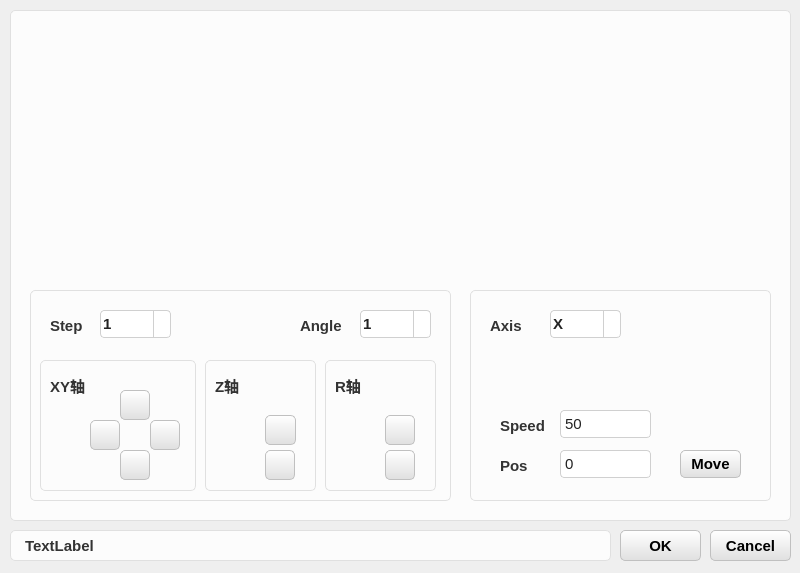
<?xml version="1.0" encoding="UTF-8"?>
<ui version="4.0">
 <class>MotionDialog</class>
 <widget class="QDialog" name="MotionDialog">
  <property name="geometry">
   <rect>
    <x>0</x>
    <y>0</y>
    <width>800</width>
    <height>573</height>
   </rect>
  </property>
  <property name="windowTitle">
   <string>Dialog</string>
  </property>
  <property name="styleSheet">
   <string notr="true">/* ================== QPushButton &amp; QToolButton 开始 ================== */

/* 按钮默认状态 */
QPushButton, QToolButton {
    border: 1px solid #c0c0c0;      
    background: qlineargradient(x1:0, y1:0, x2:0, y2:1, stop:0 #ffffff, stop:1 #e0e0e0);
    border-radius: 5px; 
    outline: none;                  
    padding: 0px;                   
}

/* 按钮鼠标悬停时 */
QPushButton:hover, QToolButton:hover {
    border: 1px solid #a0a0a0;      
    background: qlineargradient(x1:0, y1:0, x2:0, y2:1, stop:0 #ffffff, stop:1 #d0d0d0);
}

/* 按钮鼠标按下时 */
QPushButton:pressed, QToolButton:pressed {
    border: 1px solid #808080;      
    background: qlineargradient(x1:0, y1:0, x2:0, y2:1, stop:0 #d0d0d0, stop:1 #e0e0e0);
}

/* ================== QLineEdit 开始 ================== */

/* 默认状态 */
QLineEdit {
    background-color: #ffffff;
    border: 1px solid #D0D0D0;     
    border-radius: 4px;            
    padding: 2px 2px;              
    color: #222222;                
    min-height: 20px;              
}

/* 获得焦点时 */
QLineEdit:focus {
    border: 1px solid #007AFF;     
    background-color: #E8F4FF;     
}

/* 禁用状态 */
QLineEdit:disabled {
    background-color: #eef1f5;     
    color: #9aa0a6;                
    border: 1px solid #d3d8e0;     
}

/* ================== QTableWidget 开始 ================== */

QTableWidget {
    background-color: #ffffff;
    border: 1px solid #c8cdd6;
    border-radius: 5px;
    gridline-color: #eef1f5;
    selection-background-color: #eef1f5;
    color: #222222;
}

QTableWidget::item {
    padding: 2px 2px;
}

/* 表头样式（补充了右侧分割线） */
QHeaderView::section {
    background-color: #ffffff;
    border: none;
    border-bottom: 1px solid #c8cdd6;
    border-right: 1px solid #eef1f5; /* ⚠️ 新增：给表头加上右侧分割线，区分不同列 */
    padding: 2px 2px;
    color: #222222;
}

/* ================== QGroupBox 开始 ================== */

QGroupBox {
    border: 1px solid #E0E0E0; 
    border-radius: 5px; 
    background-color: #FCFCFC; 
    margin-top: 10px; /* ⚠️ 新增：给标题留出一点顶部空间 */
}

/* 分组框标题（补充了左右内边距） */
QGroupBox::title {
    subcontrol-origin: margin;
    subcontrol-position: top left;
    color: #333333;
    font-weight: bold;
    background-color: #FCFCFC; 
    padding: 0 5px; /* ⚠️ 新增：左右留出 5px 空间，让遮盖边框的效果更自然，文字不贴边 */
}

/* ================== QLabel 开始 ================== */

QLabel {
    color: #333333;           /* 与 QGroupBox::title 保持一致的深灰色 */
    font-weight: bold;        /* 保持相同的加粗效果（如果是普通文本可去掉这行） */
    background-color: #FCFCFC; /* 与分组框背景色一致 */
    border: 1px solid #E0E0E0; /* 相同的边框颜色和粗细 */
    border-radius: 5px;       /* 相同的圆角 */
    padding: 6px 10px;        /* 适当的内边距，让文字不贴边，视觉上更舒适 */
}

/* ================== QComboBox 开始 ================== */

/* 默认状态 */
QComboBox {
    background-color: #ffffff;
    border: 1px solid #D0D0D0;     
    border-radius: 4px;            
    padding: 2px 2px;              
    color: #222222;                
    min-height: 20px;
	font-weight: bold;             /* 加上这一行，文字就加粗了 */              
}

/* 获得焦点时 */
QComboBox:focus {
    border: 1px solid #007AFF;     
    background-color: #E8F4FF;     
}

/* 禁用状态 */
QComboBox:disabled {
    background-color: #eef1f5;     
    color: #9aa0a6;                
    border: 1px solid #d3d8e0;     
}

/* 右侧下拉按钮区域 */
QComboBox::drop-down {
    width: 16px;
    border-left: 1px solid #D0D0D0;
    border-top-right-radius: 4px;
    border-bottom-right-radius: 4px;
}

/* 使用自定义图片作为下拉箭头 */
QComboBox::down-arrow {
    image: url(:/MachineCore/Icon/fa_0xf107.png); /* 替换为你的资源路径 */
    width: 10px;                        /* 建议设置合适的宽高 */
    height: 10px;
}

</string>
  </property>
  <widget class="QLabel" name="label_Info">
   <property name="geometry">
    <rect>
     <x>10</x>
     <y>530</y>
     <width>601</width>
     <height>31</height>
    </rect>
   </property>
   <property name="font">
    <font>
     <pointsize>11</pointsize>
     <weight>75</weight>
     <bold>true</bold>
    </font>
   </property>
   <property name="text">
    <string>TextLabel</string>
   </property>
  </widget>
  <widget class="QGroupBox" name="groupBox">
   <property name="geometry">
    <rect>
     <x>10</x>
     <y>0</y>
     <width>781</width>
     <height>521</height>
    </rect>
   </property>
   <property name="title">
    <string/>
   </property>
   <widget class="QGroupBox" name="groupBox_2">
    <property name="geometry">
     <rect>
      <x>20</x>
      <y>280</y>
      <width>421</width>
      <height>221</height>
     </rect>
    </property>
    <property name="title">
     <string/>
    </property>
    <widget class="QComboBox" name="comboBox_Step">
     <property name="geometry">
      <rect>
       <x>70</x>
       <y>30</y>
       <width>71</width>
       <height>28</height>
      </rect>
     </property>
     <property name="font">
      <font>
       <pointsize>11</pointsize>
       <weight>75</weight>
       <bold>true</bold>
      </font>
     </property>
     <item>
      <property name="text">
       <string>1</string>
      </property>
     </item>
     <item>
      <property name="text">
       <string>5</string>
      </property>
     </item>
     <item>
      <property name="text">
       <string>10</string>
      </property>
     </item>
     <item>
      <property name="text">
       <string>50</string>
      </property>
     </item>
     <item>
      <property name="text">
       <string>100</string>
      </property>
     </item>
    </widget>
    <widget class="QLabel" name="label_Step">
     <property name="geometry">
      <rect>
       <x>20</x>
       <y>30</y>
       <width>41</width>
       <height>31</height>
      </rect>
     </property>
     <property name="font">
      <font>
       <pointsize>11</pointsize>
       <weight>75</weight>
       <bold>true</bold>
      </font>
     </property>
     <property name="styleSheet">
      <string notr="true">color: #333333;           /* 与 QGroupBox::title 保持一致的深灰色 */
font-weight: bold;        /* 保持相同的加粗效果（如果是普通文本可去掉这行） */
background-color: #FCFCFC; /* 与分组框背景色一致 */
border: 0px solid #E0E0E0; /* 相同的边框颜色和粗细 */
border-radius: 5px;       /* 相同的圆角 */
padding: 0px 0px;        /* 适当的内边距，让文字不贴边，视觉上更舒适 */</string>
     </property>
     <property name="text">
      <string>Step</string>
     </property>
    </widget>
    <widget class="QGroupBox" name="groupBox_4">
     <property name="geometry">
      <rect>
       <x>10</x>
       <y>70</y>
       <width>156</width>
       <height>141</height>
      </rect>
     </property>
     <property name="title">
      <string/>
     </property>
     <widget class="QPushButton" name="pushButton_IncX">
      <property name="geometry">
       <rect>
        <x>80</x>
        <y>100</y>
        <width>30</width>
        <height>30</height>
       </rect>
      </property>
      <property name="font">
       <font>
        <pointsize>11</pointsize>
        <weight>75</weight>
        <bold>true</bold>
       </font>
      </property>
      <property name="text">
       <string/>
      </property>
      <property name="icon">
       <iconset resource="../MachineCore.qrc">
        <normaloff>:/MachineCore/Icon/fa_0xf0dd.png</normaloff>:/MachineCore/Icon/fa_0xf0dd.png</iconset>
      </property>
     </widget>
     <widget class="QPushButton" name="pushButton_IncY">
      <property name="geometry">
       <rect>
        <x>50</x>
        <y>70</y>
        <width>30</width>
        <height>30</height>
       </rect>
      </property>
      <property name="font">
       <font>
        <pointsize>11</pointsize>
        <weight>75</weight>
        <bold>true</bold>
       </font>
      </property>
      <property name="text">
       <string/>
      </property>
      <property name="icon">
       <iconset resource="../MachineCore.qrc">
        <normaloff>:/MachineCore/Icon/fa_0xf0d9.png</normaloff>:/MachineCore/Icon/fa_0xf0d9.png</iconset>
      </property>
     </widget>
     <widget class="QPushButton" name="pushButton_DecX">
      <property name="geometry">
       <rect>
        <x>80</x>
        <y>40</y>
        <width>30</width>
        <height>30</height>
       </rect>
      </property>
      <property name="font">
       <font>
        <pointsize>11</pointsize>
        <weight>75</weight>
        <bold>true</bold>
       </font>
      </property>
      <property name="text">
       <string/>
      </property>
      <property name="icon">
       <iconset resource="../MachineCore.qrc">
        <normaloff>:/MachineCore/Icon/fa_0xf0d8.png</normaloff>:/MachineCore/Icon/fa_0xf0d8.png</iconset>
      </property>
     </widget>
     <widget class="QPushButton" name="pushButton_DecY">
      <property name="geometry">
       <rect>
        <x>110</x>
        <y>70</y>
        <width>30</width>
        <height>30</height>
       </rect>
      </property>
      <property name="font">
       <font>
        <pointsize>11</pointsize>
        <weight>75</weight>
        <bold>true</bold>
       </font>
      </property>
      <property name="text">
       <string/>
      </property>
      <property name="icon">
       <iconset resource="../MachineCore.qrc">
        <normaloff>:/MachineCore/Icon/fa_0xf0da.png</normaloff>:/MachineCore/Icon/fa_0xf0da.png</iconset>
      </property>
     </widget>
     <widget class="QLabel" name="label_Step_2">
      <property name="geometry">
       <rect>
        <x>10</x>
        <y>20</y>
        <width>41</width>
        <height>31</height>
       </rect>
      </property>
      <property name="font">
       <font>
        <pointsize>11</pointsize>
        <weight>75</weight>
        <bold>true</bold>
       </font>
      </property>
      <property name="styleSheet">
       <string notr="true">color: #333333;           /* 与 QGroupBox::title 保持一致的深灰色 */
font-weight: bold;        /* 保持相同的加粗效果（如果是普通文本可去掉这行） */
background-color: #FCFCFC; /* 与分组框背景色一致 */
border: 0px solid #E0E0E0; /* 相同的边框颜色和粗细 */
border-radius: 5px;       /* 相同的圆角 */
padding: 0px 0px;        /* 适当的内边距，让文字不贴边，视觉上更舒适 */</string>
      </property>
      <property name="text">
       <string>XY轴</string>
      </property>
     </widget>
    </widget>
    <widget class="QGroupBox" name="groupBox_5">
     <property name="geometry">
      <rect>
       <x>175</x>
       <y>70</y>
       <width>111</width>
       <height>141</height>
      </rect>
     </property>
     <property name="title">
      <string/>
     </property>
     <widget class="QPushButton" name="pushButton_DecZ">
      <property name="geometry">
       <rect>
        <x>60</x>
        <y>100</y>
        <width>30</width>
        <height>30</height>
       </rect>
      </property>
      <property name="font">
       <font>
        <pointsize>11</pointsize>
        <weight>75</weight>
        <bold>true</bold>
       </font>
      </property>
      <property name="text">
       <string/>
      </property>
      <property name="icon">
       <iconset resource="../MachineCore.qrc">
        <normaloff>:/MachineCore/Icon/fa_0xf0dd.png</normaloff>:/MachineCore/Icon/fa_0xf0dd.png</iconset>
      </property>
     </widget>
     <widget class="QPushButton" name="pushButton_IncZ">
      <property name="geometry">
       <rect>
        <x>60</x>
        <y>65</y>
        <width>31</width>
        <height>30</height>
       </rect>
      </property>
      <property name="font">
       <font>
        <pointsize>11</pointsize>
        <weight>75</weight>
        <bold>true</bold>
       </font>
      </property>
      <property name="text">
       <string/>
      </property>
      <property name="icon">
       <iconset resource="../MachineCore.qrc">
        <normaloff>:/MachineCore/Icon/fa_0xf0d8.png</normaloff>:/MachineCore/Icon/fa_0xf0d8.png</iconset>
      </property>
     </widget>
     <widget class="QLabel" name="label_Step_3">
      <property name="geometry">
       <rect>
        <x>10</x>
        <y>20</y>
        <width>41</width>
        <height>31</height>
       </rect>
      </property>
      <property name="font">
       <font>
        <pointsize>11</pointsize>
        <weight>75</weight>
        <bold>true</bold>
       </font>
      </property>
      <property name="styleSheet">
       <string notr="true">color: #333333;           /* 与 QGroupBox::title 保持一致的深灰色 */
font-weight: bold;        /* 保持相同的加粗效果（如果是普通文本可去掉这行） */
background-color: #FCFCFC; /* 与分组框背景色一致 */
border: 0px solid #E0E0E0; /* 相同的边框颜色和粗细 */
border-radius: 5px;       /* 相同的圆角 */
padding: 0px 0px;        /* 适当的内边距，让文字不贴边，视觉上更舒适 */</string>
      </property>
      <property name="text">
       <string>Z轴</string>
      </property>
     </widget>
    </widget>
    <widget class="QGroupBox" name="groupBox_6">
     <property name="geometry">
      <rect>
       <x>295</x>
       <y>70</y>
       <width>111</width>
       <height>141</height>
      </rect>
     </property>
     <property name="title">
      <string/>
     </property>
     <widget class="QPushButton" name="pushButton_IncY_2">
      <property name="geometry">
       <rect>
        <x>60</x>
        <y>65</y>
        <width>30</width>
        <height>30</height>
       </rect>
      </property>
      <property name="font">
       <font>
        <pointsize>11</pointsize>
        <weight>75</weight>
        <bold>true</bold>
       </font>
      </property>
      <property name="text">
       <string/>
      </property>
      <property name="icon">
       <iconset resource="../MachineCore.qrc">
        <normaloff>:/MachineCore/Icon/fa_0xf0e2.png</normaloff>:/MachineCore/Icon/fa_0xf0e2.png</iconset>
      </property>
     </widget>
     <widget class="QPushButton" name="pushButton_DecY_2">
      <property name="geometry">
       <rect>
        <x>60</x>
        <y>100</y>
        <width>30</width>
        <height>30</height>
       </rect>
      </property>
      <property name="font">
       <font>
        <pointsize>11</pointsize>
        <weight>75</weight>
        <bold>true</bold>
       </font>
      </property>
      <property name="text">
       <string/>
      </property>
      <property name="icon">
       <iconset resource="../MachineCore.qrc">
        <normaloff>:/MachineCore/Icon/fa_0xf01e.png</normaloff>:/MachineCore/Icon/fa_0xf01e.png</iconset>
      </property>
     </widget>
     <widget class="QLabel" name="label_Step_4">
      <property name="geometry">
       <rect>
        <x>10</x>
        <y>20</y>
        <width>41</width>
        <height>31</height>
       </rect>
      </property>
      <property name="font">
       <font>
        <pointsize>11</pointsize>
        <weight>75</weight>
        <bold>true</bold>
       </font>
      </property>
      <property name="styleSheet">
       <string notr="true">color: #333333;           /* 与 QGroupBox::title 保持一致的深灰色 */
font-weight: bold;        /* 保持相同的加粗效果（如果是普通文本可去掉这行） */
background-color: #FCFCFC; /* 与分组框背景色一致 */
border: 0px solid #E0E0E0; /* 相同的边框颜色和粗细 */
border-radius: 5px;       /* 相同的圆角 */
padding: 0px 0px;        /* 适当的内边距，让文字不贴边，视觉上更舒适 */</string>
      </property>
      <property name="text">
       <string>R轴</string>
      </property>
     </widget>
    </widget>
    <widget class="QLabel" name="label_Step_5">
     <property name="geometry">
      <rect>
       <x>270</x>
       <y>30</y>
       <width>51</width>
       <height>31</height>
      </rect>
     </property>
     <property name="font">
      <font>
       <pointsize>11</pointsize>
       <weight>75</weight>
       <bold>true</bold>
      </font>
     </property>
     <property name="styleSheet">
      <string notr="true">color: #333333;           /* 与 QGroupBox::title 保持一致的深灰色 */
font-weight: bold;        /* 保持相同的加粗效果（如果是普通文本可去掉这行） */
background-color: #FCFCFC; /* 与分组框背景色一致 */
border: 0px solid #E0E0E0; /* 相同的边框颜色和粗细 */
border-radius: 5px;       /* 相同的圆角 */
padding: 0px 0px;        /* 适当的内边距，让文字不贴边，视觉上更舒适 */</string>
     </property>
     <property name="text">
      <string>Angle</string>
     </property>
    </widget>
    <widget class="QComboBox" name="comboBox_Step_2">
     <property name="geometry">
      <rect>
       <x>330</x>
       <y>30</y>
       <width>71</width>
       <height>28</height>
      </rect>
     </property>
     <property name="font">
      <font>
       <pointsize>11</pointsize>
       <weight>75</weight>
       <bold>true</bold>
      </font>
     </property>
     <item>
      <property name="text">
       <string>1</string>
      </property>
     </item>
     <item>
      <property name="text">
       <string>5</string>
      </property>
     </item>
     <item>
      <property name="text">
       <string>15</string>
      </property>
     </item>
     <item>
      <property name="text">
       <string>30</string>
      </property>
     </item>
     <item>
      <property name="text">
       <string>45</string>
      </property>
     </item>
     <item>
      <property name="text">
       <string>90</string>
      </property>
     </item>
    </widget>
   </widget>
   <widget class="QGroupBox" name="groupBox_3">
    <property name="geometry">
     <rect>
      <x>460</x>
      <y>280</y>
      <width>301</width>
      <height>221</height>
     </rect>
    </property>
    <property name="title">
     <string/>
    </property>
    <widget class="QComboBox" name="comboBox_Axis">
     <property name="geometry">
      <rect>
       <x>80</x>
       <y>30</y>
       <width>71</width>
       <height>28</height>
      </rect>
     </property>
     <property name="font">
      <font>
       <pointsize>11</pointsize>
       <weight>75</weight>
       <bold>true</bold>
      </font>
     </property>
     <item>
      <property name="text">
       <string>X</string>
      </property>
     </item>
     <item>
      <property name="text">
       <string>Y</string>
      </property>
     </item>
     <item>
      <property name="text">
       <string>Z</string>
      </property>
     </item>
     <item>
      <property name="text">
       <string>R</string>
      </property>
     </item>
    </widget>
    <widget class="QLabel" name="label_Axis">
     <property name="geometry">
      <rect>
       <x>20</x>
       <y>30</y>
       <width>51</width>
       <height>31</height>
      </rect>
     </property>
     <property name="font">
      <font>
       <pointsize>11</pointsize>
       <weight>75</weight>
       <bold>true</bold>
      </font>
     </property>
     <property name="styleSheet">
      <string notr="true">color: #333333;           /* 与 QGroupBox::title 保持一致的深灰色 */
font-weight: bold;        /* 保持相同的加粗效果（如果是普通文本可去掉这行） */
background-color: #FCFCFC; /* 与分组框背景色一致 */
border: 0px solid #E0E0E0; /* 相同的边框颜色和粗细 */
border-radius: 5px;       /* 相同的圆角 */
padding: 0px 0px;        /* 适当的内边距，让文字不贴边，视觉上更舒适 */</string>
     </property>
     <property name="text">
      <string>Axis</string>
     </property>
    </widget>
    <widget class="QLineEdit" name="lineEdit_Speed">
     <property name="geometry">
      <rect>
       <x>90</x>
       <y>130</y>
       <width>91</width>
       <height>28</height>
      </rect>
     </property>
     <property name="font">
      <font>
       <pointsize>11</pointsize>
      </font>
     </property>
     <property name="text">
      <string>50</string>
     </property>
    </widget>
    <widget class="QLabel" name="label_Speed">
     <property name="geometry">
      <rect>
       <x>30</x>
       <y>130</y>
       <width>51</width>
       <height>31</height>
      </rect>
     </property>
     <property name="font">
      <font>
       <pointsize>11</pointsize>
       <weight>75</weight>
       <bold>true</bold>
      </font>
     </property>
     <property name="styleSheet">
      <string notr="true">color: #333333;           /* 与 QGroupBox::title 保持一致的深灰色 */
font-weight: bold;        /* 保持相同的加粗效果（如果是普通文本可去掉这行） */
background-color: #FCFCFC; /* 与分组框背景色一致 */
border: 0px solid #E0E0E0; /* 相同的边框颜色和粗细 */
border-radius: 5px;       /* 相同的圆角 */
padding: 0px 0px;        /* 适当的内边距，让文字不贴边，视觉上更舒适 */</string>
     </property>
     <property name="text">
      <string>Speed</string>
     </property>
    </widget>
    <widget class="QLineEdit" name="lineEdit_Pos">
     <property name="geometry">
      <rect>
       <x>90</x>
       <y>170</y>
       <width>91</width>
       <height>28</height>
      </rect>
     </property>
     <property name="font">
      <font>
       <pointsize>11</pointsize>
      </font>
     </property>
     <property name="text">
      <string>0</string>
     </property>
    </widget>
    <widget class="QLabel" name="label_Pos">
     <property name="geometry">
      <rect>
       <x>30</x>
       <y>170</y>
       <width>51</width>
       <height>31</height>
      </rect>
     </property>
     <property name="font">
      <font>
       <pointsize>11</pointsize>
       <weight>75</weight>
       <bold>true</bold>
      </font>
     </property>
     <property name="styleSheet">
      <string notr="true">color: #333333;           /* 与 QGroupBox::title 保持一致的深灰色 */
font-weight: bold;        /* 保持相同的加粗效果（如果是普通文本可去掉这行） */
background-color: #FCFCFC; /* 与分组框背景色一致 */
border: 0px solid #E0E0E0; /* 相同的边框颜色和粗细 */
border-radius: 5px;       /* 相同的圆角 */
padding: 0px 0px;        /* 适当的内边距，让文字不贴边，视觉上更舒适 */</string>
     </property>
     <property name="text">
      <string>Pos</string>
     </property>
    </widget>
    <widget class="QPushButton" name="pushButton_Move">
     <property name="geometry">
      <rect>
       <x>210</x>
       <y>170</y>
       <width>61</width>
       <height>28</height>
      </rect>
     </property>
     <property name="font">
      <font>
       <pointsize>11</pointsize>
       <weight>75</weight>
       <bold>true</bold>
      </font>
     </property>
     <property name="text">
      <string>Move</string>
     </property>
    </widget>
   </widget>
  </widget>
  <widget class="QPushButton" name="pushButton_Cancel">
   <property name="geometry">
    <rect>
     <x>710</x>
     <y>530</y>
     <width>81</width>
     <height>31</height>
    </rect>
   </property>
   <property name="font">
    <font>
     <pointsize>11</pointsize>
     <weight>75</weight>
     <bold>true</bold>
    </font>
   </property>
   <property name="text">
    <string>Cancel</string>
   </property>
  </widget>
  <widget class="QPushButton" name="pushButton_OK">
   <property name="geometry">
    <rect>
     <x>620</x>
     <y>530</y>
     <width>81</width>
     <height>31</height>
    </rect>
   </property>
   <property name="font">
    <font>
     <pointsize>11</pointsize>
     <weight>75</weight>
     <bold>true</bold>
    </font>
   </property>
   <property name="text">
    <string>OK</string>
   </property>
  </widget>
 </widget>
 <resources>
  <include location="../MachineCore.qrc"/>
 </resources>
 <connections/>
</ui>
